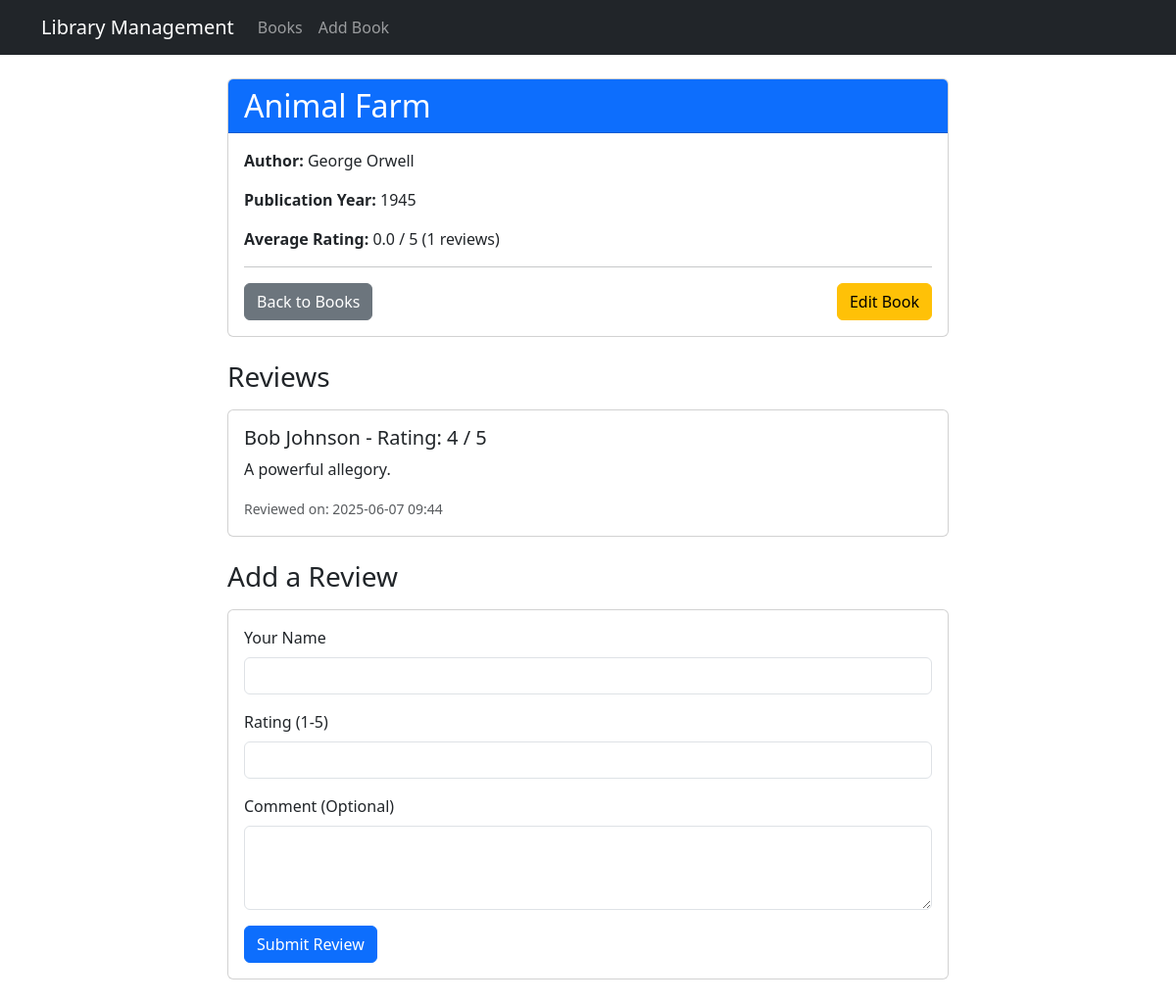
Before: /book/2 with the older database file.
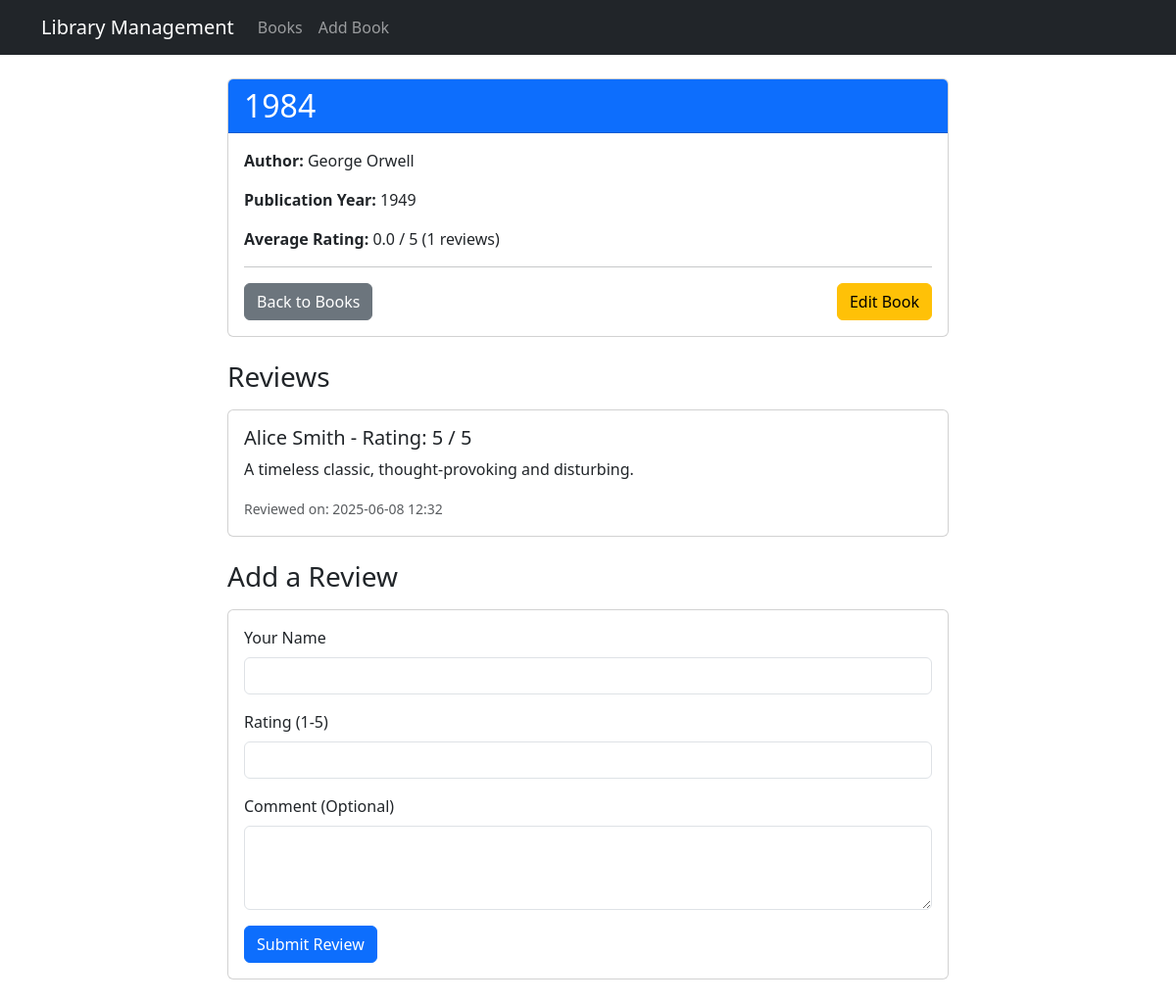
After: the same page with the newer database file.
### app/models/book.py (models this page shows, shortened)
class Book(db.Model):
    id = db.Column(db.Integer, primary_key=True)
    title = db.Column(db.String(100), nullable=False)
    publication_year = db.Column(db.Integer, nullable=False)
    author_id = db.Column(db.Integer, db.ForeignKey('author.id'), nullable=False)
    created_at = db.Column(db.DateTime, default=datetime.utcnow)
    updated_at = db.Column(db.DateTime, default=datetime.utcnow, onupdate=datetime.utcnow)

### app/models/author.py (models this page shows, shortened)
class Author(db.Model):
    id = db.Column(db.Integer, primary_key=True)
    name = db.Column(db.String(100), nullable=False, unique=True)
    books = db.relationship('Book', backref='author', lazy=True)

### app/models/review.py (models this page shows, shortened)
class Review(db.Model):
    id = db.Column(db.Integer, primary_key=True)
    book_id = db.Column(db.Integer, db.ForeignKey('book.id'), nullable=False)
    person_id = db.Column(db.Integer, db.ForeignKey('person.id'), nullable=False)
    rating = db.Column(db.Integer, nullable=False) # e.g., 1-5 stars
    comment = db.Column(db.Text, nullable=True)
    created_at = db.Column(db.DateTime, default=datetime.utcnow)
    book = db.relationship('Book', backref=db.backref('reviews', cascade="all, delete-orphan"))
    person = db.relationship('Person', backref=db.backref('reviews', cascade="all, delete-orphan"))

### app/models/person.py (models this page shows, shortened)
class Person(db.Model):
    id = db.Column(db.Integer, primary_key=True)
    name = db.Column(db.String(100), nullable=False)
    created_at = db.Column(db.DateTime, default=datetime.utcnow)
    borrowings = db.relationship('Borrowing', backref='borrower', lazy=True)

### app/controllers/book_controller.py (the view)
@book_bp.route('/book/<int:id>')
def book_detail(id):
    book = Book.query.get_or_404(id)
    reviews = Review.query.filter_by(book_id=book.id).order_by(Review.created_at.desc()).all()
    return render_template('book_detail.html', book=book, reviews=reviews)

### run.py (called while the page is built)
@app.context_processor
def inject_now():
    return {'now': datetime.now()}

### app/templates/book_detail.html (shortened to what this page needs)
{% extends "base.html" %}
{% block content %}
<div class="row">
    <div class="col-md-8 offset-md-2">
        <div class="card mb-4">
            <div class="card-header bg-primary text-white">
                <h2 class="mb-0">{{ book.title }}</h2>
            </div>
            <div class="card-body">
                <p class="card-text"><strong>Author:</strong> {{ book.author.name }}</p>
                <p class="card-text"><strong>Publication Year:</strong> {{ book.publication_year }}</p>
                <p class="card-text"><strong>Average Rating:</strong>
                    {% if book.reviews %}
                        {% set total_rating = 0 %}
                        {% for review in book.reviews %}
                            {% set total_rating = total_rating + (review.rating | int) %}
                        {% endfor %}
                        {{ "%.1f" | format(total_rating / book.reviews|length) }} / 5 ({{ book.reviews|length }} reviews)
                    {% else %}
                        No reviews yet.
                    {% endif %}
                </p>
                <hr>
                <div class="d-flex justify-content-between">
                    <a href="{{ url_for('book.index') }}" class="btn btn-secondary">Back to Books</a>
                    <a href="{{ url_for('book.edit_book', id=book.id) }}" class="btn btn-warning">Edit Book</a>
                </div>
            </div>
        </div>
        <h3 class="mb-3">Reviews</h3>
        {% if reviews %}
            {% for review in reviews %}
            <div class="card mb-2">
                <div class="card-body">
                    <h5 class="card-title">{{ review.person.name }} - Rating: {{ review.rating }} / 5</h5>
                    <p class="card-text">{{ review.comment }}</p>
                    <small class="text-muted">Reviewed on: {{ review.created_at.strftime('%Y-%m-%d %H:%M') }}</small>
                </div>
            </div>
            {% endfor %}
        {% else %}
            <p>No reviews for this book yet. Be the first to add one!</p>
        {% endif %}
        <h3 class="mt-4 mb-3">Add a Review</h3>
        <div class="card mb-4">
            <div class="card-body">
                <form method="POST" action="{{ url_for('book.add_review', id=book.id) }}">
                    <div class="mb-3">
                        <label for="person_name" class="form-label">Your Name</label>
                        <input type="text" class="form-control" id="person_name" name="person_name" required>
                    </div>
                    <div class="mb-3">
                        <label for="rating" class="form-label">Rating (1-5)</label>
                        <input type="number" class="form-control" id="rating" name="rating" min="1" max="5" required>
                    </div>
                    <div class="mb-3">
                        <label for="comment" class="form-label">Comment (Optional)</label>
                        <textarea class="form-control" id="comment" name="comment" rows="3"></textarea>
                    </div>
                    <button type="submit" class="btn btn-primary">Submit Review</button>
                </form>
            </div>
        </div>
    </div>
</div>
{% endblock %}

### app/templates/base.html (shortened to what this page needs)
<!DOCTYPE html>
<html lang="en">
<head>
    <link href="https://cdn.jsdelivr.net/npm/bootstrap@5.3.0/dist/css/bootstrap.min.css" rel="stylesheet">
    <link rel="stylesheet" href="{{ url_for('static', filename='css/style.css') }}">
</head>
<body>
    <nav class="navbar navbar-expand-lg navbar-dark bg-dark">
        <div class="container">
            <a class="navbar-brand" href="{{ url_for('book.index') }}">Library Management</a>
            <div class="collapse navbar-collapse" id="navbarNav">
                <ul class="navbar-nav">
                    <li class="nav-item">
                        <a class="nav-link" href="{{ url_for('book.index') }}">Books</a>
                    </li>
                    <li class="nav-item">
                        <a class="nav-link" href="{{ url_for('book.new_book') }}">Add Book</a>
                    </li>
                </ul>
            </div>
        </div>
    </nav>
    <div class="container mt-4">
        {% block content %}{% endblock %}
    </div>
</body>
</html>

### app/static/css/style.css (style rules this page uses)
body { padding-top: 0; }
.navbar { margin-bottom: 20px; }

Changed rows visible on the page:
no longer on this page (row edited): Review: person.name "Bob Johnson", rating "4", comment "A powerful allegory.", created_at "2025-06-07 09:44"
changed Book: title "Animal Farm" → "1984"; publication_year "1945" → "1949"
now on this page (row edited): Review: person.name "Alice Smith", rating "5", comment "A timeless classic, thought-provoking and disturbing.", created_at "2025-06-08 12:32"
